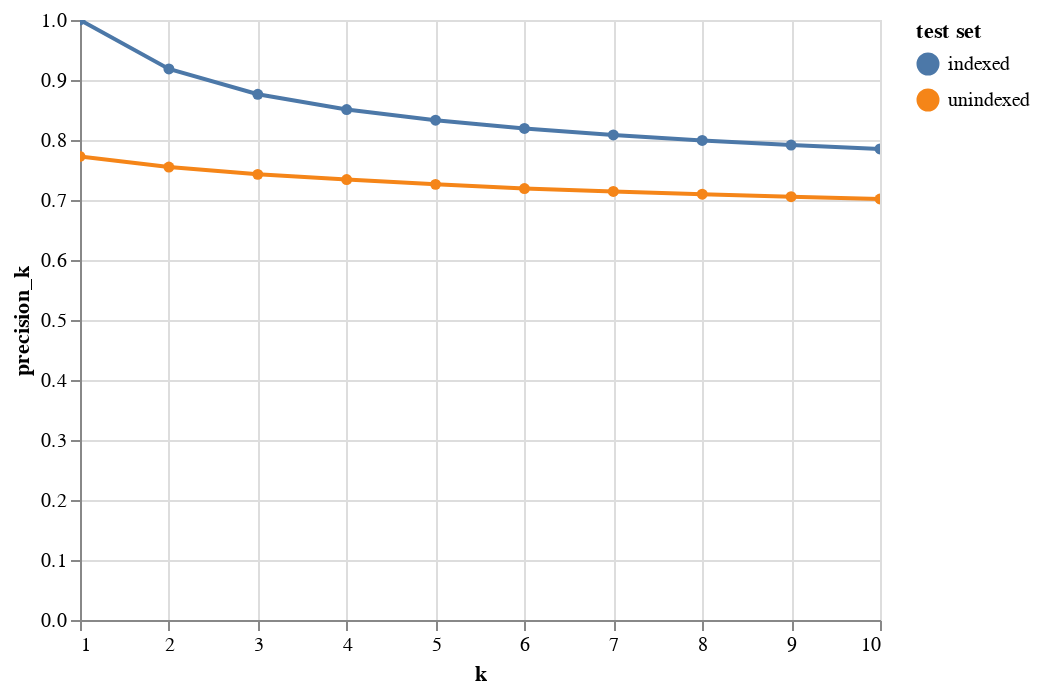

This figure's notebook cell:
### Code cell
selection = alt.selection_interval(bind='scales')

alt.Chart(source).mark_line(point=True).encode(
    x='k',
    y='precision_k',
    color='test set'
).add_selection(selection)

### Figure 1 — Vega-Lite specification as saved in the notebook (floating-point values rounded to 4 significant figures)
{"config": {"view": {"continuousWidth": 400, "continuousHeight": 300}}, "data": {"name": "data-aceb1b8e58ea1038c13498b6c916a816"}, "mark": {"type": "line", "point": true}, "encoding": {"color": {"field": "test set", "type": "nominal"}, "x": {"field": "k", "type": "quantitative"}, "y": {"field": "precision_k", "type": "quantitative"}}, "selection": {"selector002": {"type": "interval", "bind": "scales"}}, "$schema": "https://vega.github.io/schema/vega-lite/v4.17.0.json", "datasets": {"data-aceb1b8e58ea1038c13498b6c916a816": [{"k": 1, "test set": "indexed", "precision_k": 1.0}, {"k": 2, "test set": "indexed", "precision_k": 0.9185}, {"k": 3, "test set": "indexed", "precision_k": 0.8762}, {"k": 4, "test set": "indexed", "precision_k": 0.8507}, {"k": 5, "test set": "indexed", "precision_k": 0.8331}, {"k": 6, "test set": "indexed", "precision_k": 0.8193}, {"k": 7, "test set": "indexed", "precision_k": 0.8085}, {"k": 8, "test set": "indexed", "precision_k": 0.7992}, {"k": 9, "test set": "indexed", "precision_k": 0.7915}, {"k": 10, "test set": "indexed", "precision_k": 0.7851}, {"k": 1, "test set": "unindexed", "precision_k": 0.7727}, {"k": 2, "test set": "unindexed", "precision_k": 0.7549}, {"k": 3, "test set": "unindexed", "precision_k": 0.7427}, {"k": 4, "test set": "unindexed", "precision_k": 0.7341}, {"k": 5, "test set": "unindexed", "precision_k": 0.7261}, {"k": 6, "test set": "unindexed", "precision_k": 0.7191}, {"k": 7, "test set": "unindexed", "precision_k": 0.7143}, {"k": 8, "test set": "unindexed", "precision_k": 0.7097}, {"k": 9, "test set": "unindexed", "precision_k": 0.7054}, {"k": 10, "test set": "unindexed", "precision_k": 0.7017}]}}
